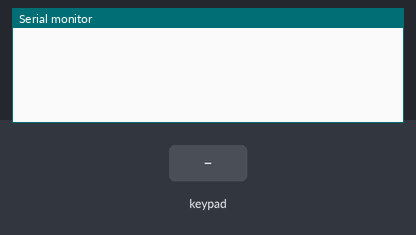
A sketch run on a simulated Arduino Leonardo, built with avr-gcc and run on an emulated ATmega32U4. Shown: the last lines printed to the serial monitor. Inputs (shaded band) come from the test bench. USB keyboard and mouse output is not drawn.

Above: at 1.2 s.
1.3 s: key '1' pressed
At 2.5 s:
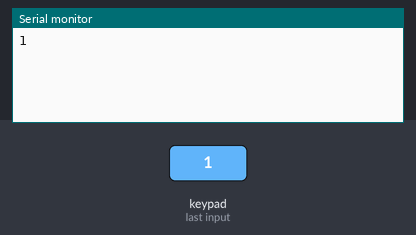
2.8 s: keypad keys 1 6 5 3 # pressed 0.4 s apart
At 4.8 s:
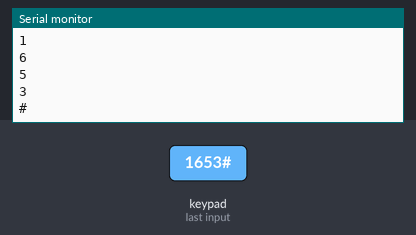
6.3 s: key '*' pressed
At 7.4 s:
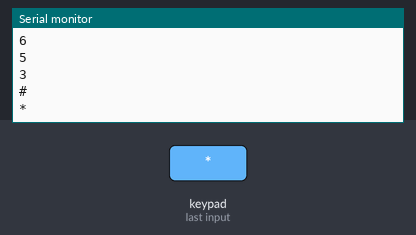
7.8 s: keypad keys 2 0 4 pressed 0.4 s apart
At 9.3 s:
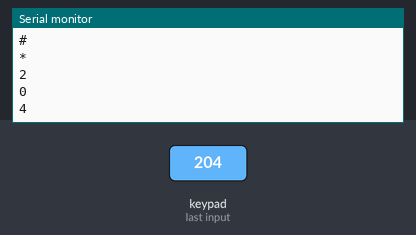
Timing chart, 0 to 10.8 s (numbered marks = the images above; inputs shaded):
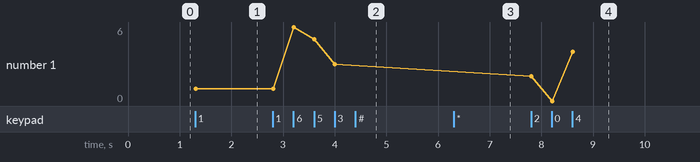

Measured:
- after the input at 1.3 s, the serial monitor: prints a new line at once (image 1)
- after the input at 2.8 s, the serial monitor: prints a new line after 0.41 s (image 2)
- after the input at 6.3 s, the serial monitor: prints a new line at once (image 3)
- after the input at 7.8 s, the serial monitor: prints a new line at once (image 4)
- plotted number 1: 1 → 3 after the input at 2.8 s, 3 → 4 after the input at 7.8 s

The sketch:

mediapad.ino
```cpp
#include <stdint.h>

#include "HID-Project.h"

#include <Key.h>
#include <Keypad.h>

const uint8_t rows = 4;
const uint8_t cols = 3;
char keys[rows][cols] = {
  {'1', '2', '3'},
  {'4', '5', '6'},
  {'7', '8', '9'},
  {'*', '0', '#'}
};

uint8_t rowPins[rows] = {1, 6, 5, 3};
uint8_t colPins[cols] = {2, 0, 4};

Keypad kp = Keypad(makeKeymap(keys), rowPins, colPins, rows, cols);

void setup() {
  Serial.begin(9600);
  Consumer.begin();
  Keyboard.begin();
}

void loop() {
  char key = kp.getKey();

  if (key) {
    switch (key) {
    case '1':
      Keyboard.press(KEY_LEFT_CTRL);
      Keyboard.write(KEY_F17);
      Keyboard.release(KEY_LEFT_CTRL);
      break;
    case '2':
      Keyboard.press(KEY_LEFT_CTRL);
      Keyboard.write(KEY_F18);
      Keyboard.release(KEY_LEFT_CTRL);
      break;
    case '3':
      Keyboard.press(KEY_LEFT_CTRL);
      Keyboard.write(KEY_F19);
      Keyboard.release(KEY_LEFT_CTRL);
      break;
    case '4':
      Keyboard.press(KEY_LEFT_CTRL);
      Keyboard.write(KEY_F22);
      Keyboard.release(KEY_LEFT_CTRL);
      break;
    case '5':
      Keyboard.press(KEY_LEFT_CTRL);
      Keyboard.write(KEY_F23);
      Keyboard.release(KEY_LEFT_CTRL);
      break;
    case '6':
      Keyboard.press(KEY_LEFT_CTRL);
      Keyboard.write(KEY_F24);
      Keyboard.release(KEY_LEFT_CTRL);
      break;
    case '7':
      Consumer.write(MEDIA_VOLUME_DOWN);
      break;
    case '8':
      Consumer.write(MEDIA_VOLUME_MUTE);
      break;
    case '9':
      Consumer.write(MEDIA_VOLUME_UP);
      break;
    case '*':
      Consumer.write(MEDIA_PREV);
      break;
    case '0':
      Consumer.write(MEDIA_PLAY_PAUSE);
      break;
    case '#':
      Consumer.write(MEDIA_NEXT);
      break;
    default:
      break;
    }
    Serial.println(key);
  }
}
```
